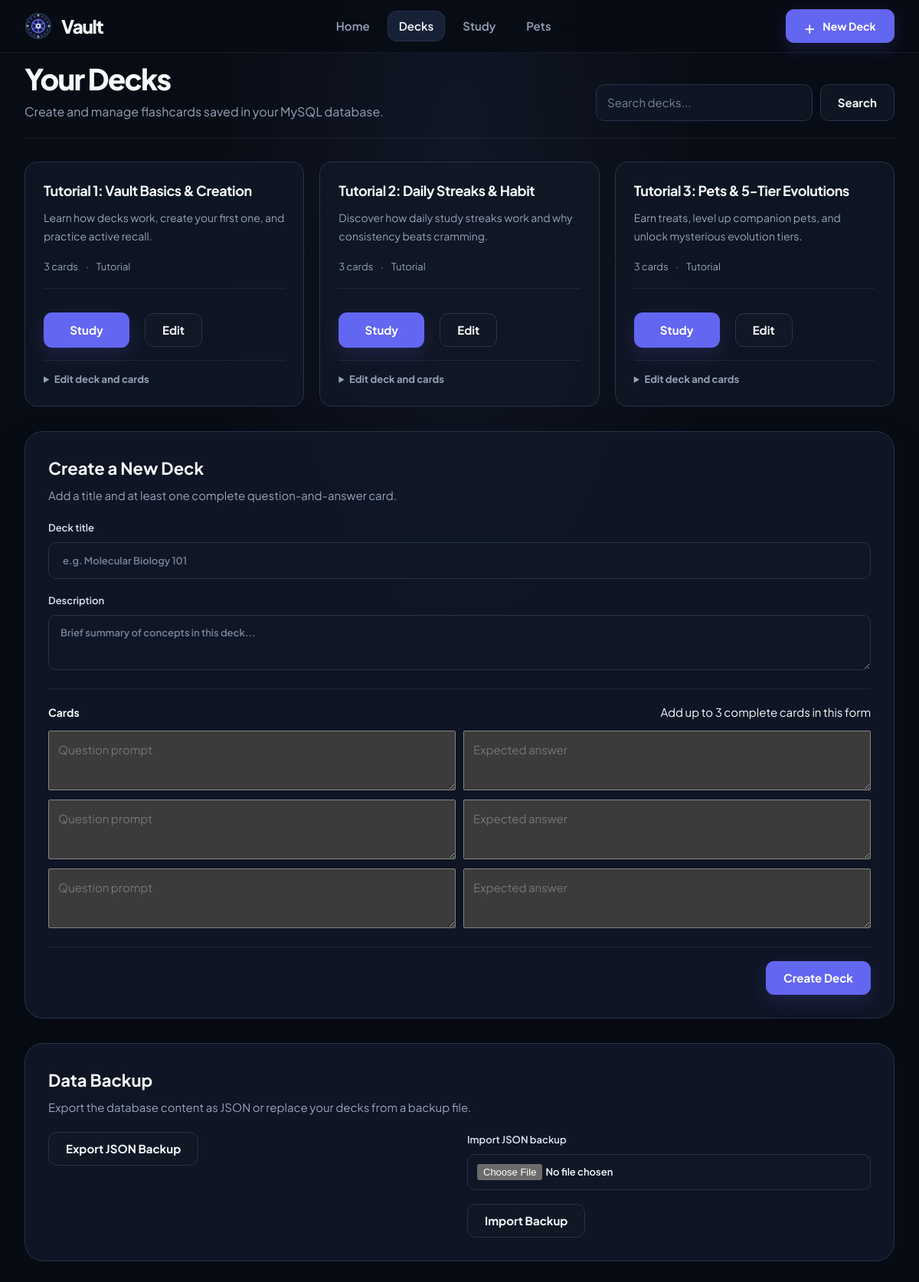
The app's page /index.php?view=decks with its own data.
### tables this page shows
CREATE TABLE IF NOT EXISTS decks (
  id BIGINT UNSIGNED NOT NULL AUTO_INCREMENT,
  slug VARCHAR(80) NULL,
  title VARCHAR(80) NOT NULL,
  description TEXT NOT NULL,
  category VARCHAR(40) NOT NULL DEFAULT 'Custom',
  created_at TIMESTAMP NOT NULL DEFAULT CURRENT_TIMESTAMP,
  updated_at TIMESTAMP NOT NULL DEFAULT CURRENT_TIMESTAMP ON UPDATE CURRENT_TIMESTAMP,
  PRIMARY KEY (id),
  UNIQUE KEY uq_decks_slug (slug)
);

### index.php (the view, shortened to what this page needs)
<?php
$companions = [
    'ember' => ['name' => 'Ember the Fox', 'element' => 'fire', 'emoji' => '🦊', 'stages' => ['Baby Cub', 'Swift Scout', 'Flame Champion', 'Inferno Master', 'Ascended Phoenix-Fox']],
    'aqua' => ['name' => 'Aqua the Axolotl', 'element' => 'water', 'emoji' => '🦎', 'stages' => ['Tiny Tadpole', 'River Drifter', 'Tide Keeper', 'Abyss Guardian', 'Ocean Spirit']],
    'terra' => ['name' => 'Terra the Turtle', 'element' => 'earth', 'emoji' => '🐢', 'stages' => ['Little Sprout', 'Moss Wanderer', 'Stone Shell', 'Forest Ancient', 'Worldroot']],
    'zephyr' => ['name' => 'Zephyr the Falcon', 'element' => 'air', 'emoji' => '🦅', 'stages' => ['Small Fledgling', 'Breeze Runner', 'Sky Dancer', 'Storm Rider', 'Celestial Roc']],
];
$tutorialGuidance = [
    'tutorial-basics' => [
        'A deck keeps related question-and-answer cards together, making it easier to focus on one topic.',
        'Create a deck with the New Deck form below, then return to this lesson.',
        'Try answering from memory before revealing the example, then rate how difficult recall felt.',
    ],
    'tutorial-streaks' => [
        'Recall what you need to do to keep a daily study streak going.',
        'Compare calendar days, not the number of sessions you complete.',
        'Think about what happens to a streak after a day without studying.',
    ],
    'tutorial-pets' => [
        'Recall which study activity earns treats for your companion.',
        'Consider the levels your companion needs to reach each evolution.',
        'Think about how locked forms become available as your companion levels up.',
    ],
];
function h(mixed $value): string
{
    return htmlspecialchars((string)$value, ENT_QUOTES | ENT_SUBSTITUTE, 'UTF-8');
}
function csrf_token(): string
{
    return $_SESSION['csrf_token'];
}
function csrf_field(): string
{
    return '<input type="hidden" name="csrf_token" value="' . h(csrf_token()) . '">';
}
function load_deck(PDO $pdo, int $deckId): ?array
{
    $statement = $pdo->prepare('SELECT id, slug, title, description, category FROM decks WHERE id = ?');
    $statement->execute([$deckId]);
    $deck = $statement->fetch();
    $cards = $pdo->prepare('SELECT id, question, answer, position FROM cards WHERE deck_id = ? ORDER BY position, id');
    $cards->execute([$deckId]);
    $deck['cards'] = $cards->fetchAll();
    return $deck;
}
$pdo = null;
try {
    $pdo = database_connection();
} catch (Throwable $error) {
    error_log('Vault database connection failed: ' . $error->getMessage());
    $databaseError = 'Vault could not connect to MySQL. Check the database settings in config.php / your hosting environment, then import database.sql.';
}
$view = in_array($_GET['view'] ?? 'home', ['home', 'decks', 'study', 'pets'], true) ? $_GET['view'] : 'home';
$query = isset($_GET['q']) && is_string($_GET['q']) ? trim($_GET['q']) : '';
$decks = [];
$state = ['treats' => 0, 'streak' => 0, 'last_study_date' => null, 'selected_pet' => 'ember'];
$progress = [];
if ($pdo instanceof PDO) {
    try {
        $state = $pdo->query('SELECT treats, streak, last_study_date, selected_pet FROM app_state WHERE id = 1')->fetch() ?: $state;
        $progressRows = $pdo->query('SELECT companion_id, level, xp FROM companion_progress')->fetchAll();
        foreach ($progressRows as $row) {
            $progress[$row['companion_id']] = ['level' => (int)$row['level'], 'xp' => (int)$row['xp']];
        }
        $sql = 'SELECT d.id, d.slug, d.title, d.description, d.category, COUNT(c.id) AS card_count FROM decks d LEFT JOIN cards c ON c.deck_id = d.id';
        $parameters = [];
        $sql .= ' GROUP BY d.id ORDER BY d.created_at, d.id';
        $deckQuery = $pdo->prepare($sql);
        $deckQuery->execute($parameters);
        $decks = $deckQuery->fetchAll();
    } catch (Throwable $error) {
        error_log('Vault page data load failed: ' . $error->getMessage());
        $dbError = 'Vault could not load its database records. Import database.sql and verify the configured database permissions.';
    }
}
$petId = isset($companions[$state['selected_pet'] ?? '']) ? $state['selected_pet'] : 'ember';
$petProgress = $progress[$petId] ?? ['level' => 1, 'xp' => 0];
$petLevel = $petProgress['level'];
function render_deck_form(array $deck = []): void
{
    $isEdit = isset($deck['id']);
    $cards = $deck['cards'] ?? [];
    $slots = max(3, count($cards));
    ?>
    <form class="deck-editor" method="post" action="index.php?view=decks">
      <label class="form-field"><span>Deck title</span><input name="title" type="text" required maxlength="80" value="<?= h($deck['title'] ?? '') ?>" placeholder="e.g. Molecular Biology 101"></label>
      <label class="form-field"><span>Description</span><textarea name="description" rows="2" maxlength="2000" placeholder="Brief summary of concepts in this deck..."><?= h($deck['description'] ?? '') ?></textarea></label>
      <div class="cards-heading"><strong>Cards</strong><span>Add up to <?= h($slots) ?> complete cards in this form</span></div>
      <div class="form-cards">
        <?php for ($index = 0; $index < $slots; $index++): ?>
          <div class="form-card-row">
            <textarea id="question-<?= $isEdit ? h($deck['id']) . '-' : '' ?><?= $index ?>" name="questions[]" maxlength="500" placeholder="Question prompt"><?= h($cards[$index]['question'] ?? '') ?></textarea>
            <textarea id="answer-<?= $isEdit ? h($deck['id']) . '-' : '' ?><?= $index ?>" name="answers[]" maxlength="1200" placeholder="Expected answer"><?= h($cards[$index]['answer'] ?? '') ?></textarea>
          </div>
        <?php endfor; ?>
      </div>
      <div class="modal-actions"><button class="btn-primary" type="submit"><?= $isEdit ? 'Save Changes' : 'Create Deck' ?></button></div>
    </form>
    <?php
}
?>
<!doctype html>
<html lang="en">
  <head>
    <link rel="stylesheet" href="style.css">
  </head>
  <body>
    <header class="site-header">
      <div class="container header-inner">
        <a class="brand-wordmark" href="index.php?view=home" aria-label="Vault home">
          <span class="vault-door-logo" aria-hidden="true">
          </span>
          <span>Vault</span>
        </a>
        <nav class="desktop-nav" aria-label="Main navigation">
          <?php foreach (['home' => 'Home', 'decks' => 'Decks', 'study' => 'Study', 'pets' => 'Pets'] as $navView => $label): ?>
            <a class="nav-btn <?= $view === $navView ? 'active' : '' ?>" href="index.php?view=<?= h($navView) ?>"><?= h($label) ?></a>
          <?php endforeach; ?>
        </nav>
        <a class="btn-primary header-new-deck" href="index.php?view=decks#new-deck"><span class="plus">+</span> New Deck</a>
      </div>
    </header>
    <main class="container main-content">
      <?php if ($view === 'home'): ?>
        <section class="view-section active" id="view-home" aria-labelledby="home-title">
          <div class="hero">
            <p class="hero-eyebrow">PRIVATE RECALL &amp; HABIT SYSTEM</p>
            <h1 id="home-title">Retain what you learn.<br><span>Evolve companion pets.</span></h1>
            <p class="hero-description">Build flashcard decks with active recall, develop a steady study habit, and evolve companion pets as you learn. Your decks and progress are stored in MySQL.</p>
            <div class="hero-actions"><a class="btn-primary btn-large" href="index.php?view=study">Start Studying</a><a class="btn-secondary btn-large" href="index.php?view=decks#new-deck">Create a Deck</a></div>
          </div>
          <div class="stats-grid" aria-label="Your study stats">
            <article class="stat-card"><strong><?= count($decks) ?></strong><span>Active Decks</span></article>
            <?php $totalCards = array_sum(array_map(static fn(array $deck): int => (int)$deck['card_count'], $decks)); ?>
            <article class="stat-card"><strong><?= $totalCards ?></strong><span>Total Flashcards</span></article>
            <article class="stat-card"><strong><?= (int)$state['streak'] ?> <?= (int)$state['streak'] === 1 ? 'Day' : 'Days' ?></strong><span>Daily Study Streak</span></article>
            <article class="stat-card"><strong>Level <?= $petLevel ?></strong><span>Active Companion Level</span></article>
          </div>
          <section class="tutorial-section">
            <div class="section-intro"><h2>Interactive Guided Tutorials</h2><p>Each tutorial is a starter deck you can study and edit like your own.</p></div>
            <div class="tutorial-grid">
              <?php foreach ($decks as $deck): ?>
                <?php if ($deck['slug'] && isset($tutorialGuidance[$deck['slug']])): ?>
                  <article class="tutorial-card">
                    <h3><?= h($deck['title']) ?></h3><p><?= h($deck['description']) ?></p>
                    <div class="deck-meta"><span><?= (int)$deck['card_count'] ?> guided steps</span><span>·</span><span>Tutorial</span></div>
                    <form method="post" action="index.php?view=study"><?= csrf_field() ?><input type="hidden" name="view" value="study"><input type="hidden" name="action" value="start_tutorial"><input type="hidden" name="deck_id" value="<?= (int)$deck['id'] ?>"><button class="btn-primary btn-study-direct" type="submit">Start Tutorial</button></form>
                  </article>
                <?php endif; ?>
              <?php endforeach; ?>
            </div>
          </section>
        </section>
      <?php elseif ($view === 'decks'): ?>
        <section class="view-section active" id="view-decks" aria-labelledby="decks-title">
          <div class="page-heading"><div><h1 id="decks-title">Your Decks</h1><p>Create and manage flashcards saved in your MySQL database.</p></div>
            <form class="search-control" method="get" action="index.php"><input type="hidden" name="view" value="decks"><input name="q" type="search" value="<?= h($query) ?>" placeholder="Search decks..." aria-label="Search decks"><button class="btn-secondary" type="submit">Search</button></form>
          </div>
          <div class="deck-grid">
            <?php foreach ($decks as $deck): ?>
              <?php $fullDeck = load_deck($pdo, (int)$deck['id']); ?>
              <article class="deck-card">
                <h3><?= h($deck['title']) ?></h3><p><?= h($deck['description'] ?: 'A personal flashcard deck.') ?></p>
                <div class="deck-meta"><span><?= (int)$deck['card_count'] ?> <?= (int)$deck['card_count'] === 1 ? 'card' : 'cards' ?></span><span>·</span><span><?= h($deck['category']) ?></span></div>
                <div class="deck-card-actions">
                  <form method="post" action="index.php?view=study"><button class="btn-primary" type="submit">Study</button></form>
                  <span class="spacer"></span><a class="btn-secondary edit-link" href="#edit-deck-<?= (int)$deck['id'] ?>">Edit</a>
                </div>
                <details class="deck-editor-details" id="edit-deck-<?= (int)$deck['id'] ?>"><summary>Edit deck and cards</summary>
                  <?php if ($fullDeck): render_deck_form($fullDeck); endif; ?>
                </details>
              </article>
            <?php endforeach; ?>
          </div>
          <section class="deck-create-section panel-card" id="new-deck">
            <h2>Create a New Deck</h2><p>Add a title and at least one complete question-and-answer card.</p>
            <?php render_deck_form(); ?>
          </section>
          <section class="backup-section panel-card">
            <h2>Data Backup</h2><p>Export the database content as JSON or replace your decks from a backup file.</p>
            <div class="backup-actions"><a class="btn-secondary" href="index.php?action=export">Export JSON Backup</a>
              <form method="post" action="index.php?view=decks" enctype="multipart/form-data"><?= csrf_field() ?><input type="hidden" name="view" value="decks"><input type="hidden" name="action" value="import_backup"><label class="form-field"><span>Import JSON backup</span><input type="file" name="backup" accept="application/json,.json" required></label><button class="btn-secondary" type="submit">Import Backup</button></form>
            </div>
          </section>
        </section>
      <?php endif; ?>
    </main>
  </body>
</html>

### records on screen
decks: title "Tutorial 1: Vault Basics & Creation", description "Learn how decks work, create your first one, and practice active recall.", card_count "3", category "Tutorial"
decks: title "Tutorial 2: Daily Streaks & Habit", description "Discover how daily study streaks work and why consistency beats cramming.", card_count "3", category "Tutorial"
decks: title "Tutorial 3: Pets & 5-Tier Evolutions", description "Earn treats, level up companion pets, and unlock mysterious evolution tiers.", card_count "3", category "Tutorial", id "3"

### other values on screen
$label "Home"
$label "Decks"
$label "Study"
$label "Pets"
